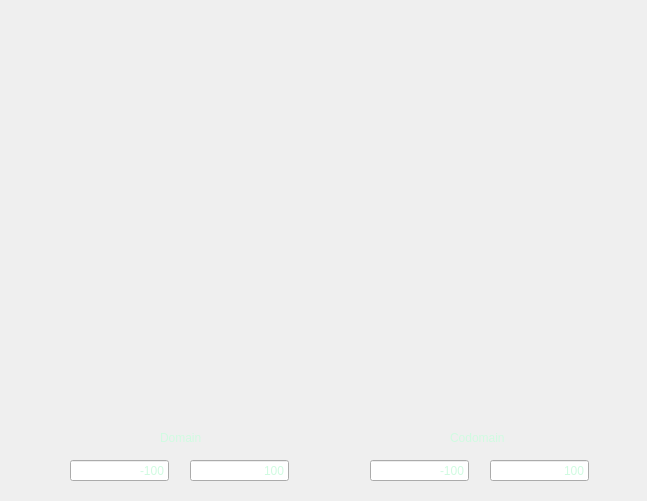
<?xml version="1.0" encoding="UTF-8"?>
<ui version="4.0">
 <class>Plotter</class>
 <widget class="QDialog" name="Plotter">
  <property name="geometry">
   <rect>
    <x>0</x>
    <y>0</y>
    <width>647</width>
    <height>501</height>
   </rect>
  </property>
  <property name="windowTitle">
   <string>Dialog</string>
  </property>
  <property name="styleSheet">
   <string notr="true">QDialog {
	// background-color: ;	
}
</string>
  </property>
  <widget class="QCustomPlot" name="myGraph" native="true">
   <property name="geometry">
    <rect>
     <x>9</x>
     <y>9</y>
     <width>631</width>
     <height>411</height>
    </rect>
   </property>
   <property name="styleSheet">
    <string notr="true">QCustomPlot: {
	background-color: white;
	border: 1px solid gray;
}</string>
   </property>
  </widget>
  <widget class="QLineEdit" name="x_min">
   <property name="geometry">
    <rect>
     <x>70</x>
     <y>460</y>
     <width>99</width>
     <height>21</height>
    </rect>
   </property>
   <property name="styleSheet">
    <string notr="true">  color: rgb(208, 251, 225);	
font: 500 15px  &quot;Quicksand&quot;;</string>
   </property>
   <property name="text">
    <string>-100</string>
   </property>
   <property name="alignment">
    <set>Qt::AlignRight|Qt::AlignTrailing|Qt::AlignVCenter</set>
   </property>
  </widget>
  <widget class="QLineEdit" name="x_max">
   <property name="geometry">
    <rect>
     <x>190</x>
     <y>460</y>
     <width>99</width>
     <height>21</height>
    </rect>
   </property>
   <property name="styleSheet">
    <string notr="true">  color: rgb(208, 251, 225);	
font: 500 15px  &quot;Quicksand&quot;;</string>
   </property>
   <property name="text">
    <string>100</string>
   </property>
   <property name="alignment">
    <set>Qt::AlignRight|Qt::AlignTrailing|Qt::AlignVCenter</set>
   </property>
  </widget>
  <widget class="QLineEdit" name="y_min">
   <property name="geometry">
    <rect>
     <x>370</x>
     <y>460</y>
     <width>99</width>
     <height>21</height>
    </rect>
   </property>
   <property name="styleSheet">
    <string notr="true">  color: rgb(208, 251, 225);	
font: 500 15px  &quot;Quicksand&quot;;</string>
   </property>
   <property name="text">
    <string>-100</string>
   </property>
   <property name="alignment">
    <set>Qt::AlignRight|Qt::AlignTrailing|Qt::AlignVCenter</set>
   </property>
  </widget>
  <widget class="QLineEdit" name="y_max">
   <property name="geometry">
    <rect>
     <x>490</x>
     <y>460</y>
     <width>99</width>
     <height>21</height>
    </rect>
   </property>
   <property name="styleSheet">
    <string notr="true">  color: rgb(208, 251, 225);	
font: 500 15px  &quot;Quicksand&quot;;</string>
   </property>
   <property name="text">
    <string>100</string>
   </property>
   <property name="alignment">
    <set>Qt::AlignRight|Qt::AlignTrailing|Qt::AlignVCenter</set>
   </property>
  </widget>
  <widget class="QLabel" name="label">
   <property name="geometry">
    <rect>
     <x>160</x>
     <y>430</y>
     <width>58</width>
     <height>16</height>
    </rect>
   </property>
   <property name="styleSheet">
    <string notr="true">  color: rgb(208, 251, 225);	
font: 500 15px  &quot;Quicksand&quot;;</string>
   </property>
   <property name="text">
    <string>Domain</string>
   </property>
  </widget>
  <widget class="QLabel" name="label_2">
   <property name="geometry">
    <rect>
     <x>450</x>
     <y>430</y>
     <width>71</width>
     <height>16</height>
    </rect>
   </property>
   <property name="styleSheet">
    <string notr="true">  color: rgb(208, 251, 225);	
font: 500 15px  &quot;Quicksand&quot;;</string>
   </property>
   <property name="text">
    <string>Codomain</string>
   </property>
  </widget>
 </widget>
 <customwidgets>
  <customwidget>
   <class>QCustomPlot</class>
   <extends>QWidget</extends>
   <header>qcustomplot.h</header>
   <container>1</container>
  </customwidget>
 </customwidgets>
 <resources/>
 <connections/>
</ui>
